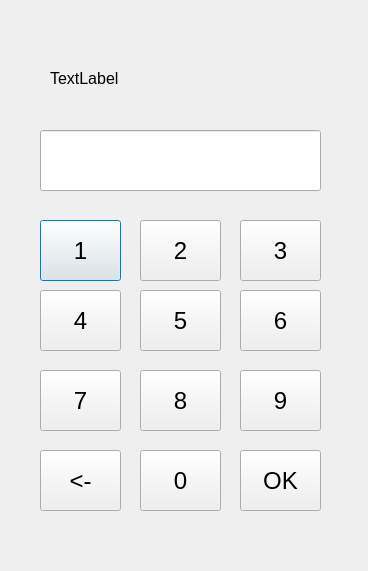
<?xml version="1.0" encoding="UTF-8"?>
<ui version="4.0">
 <class>Login</class>
 <widget class="QDialog" name="Login">
  <property name="geometry">
   <rect>
    <x>0</x>
    <y>0</y>
    <width>368</width>
    <height>571</height>
   </rect>
  </property>
  <property name="windowTitle">
   <string>Dialog</string>
  </property>
  <widget class="QLineEdit" name="pinOutput">
   <property name="geometry">
    <rect>
     <x>40</x>
     <y>130</y>
     <width>281</width>
     <height>61</height>
    </rect>
   </property>
   <property name="font">
    <font>
     <pointsize>18</pointsize>
    </font>
   </property>
   <property name="text">
    <string/>
   </property>
  </widget>
  <widget class="QPushButton" name="button01">
   <property name="geometry">
    <rect>
     <x>40</x>
     <y>220</y>
     <width>81</width>
     <height>61</height>
    </rect>
   </property>
   <property name="font">
    <font>
     <pointsize>18</pointsize>
    </font>
   </property>
   <property name="text">
    <string>1</string>
   </property>
  </widget>
  <widget class="QPushButton" name="button02">
   <property name="geometry">
    <rect>
     <x>140</x>
     <y>220</y>
     <width>81</width>
     <height>61</height>
    </rect>
   </property>
   <property name="font">
    <font>
     <pointsize>18</pointsize>
    </font>
   </property>
   <property name="text">
    <string>2</string>
   </property>
  </widget>
  <widget class="QPushButton" name="button03">
   <property name="geometry">
    <rect>
     <x>240</x>
     <y>220</y>
     <width>81</width>
     <height>61</height>
    </rect>
   </property>
   <property name="font">
    <font>
     <pointsize>18</pointsize>
    </font>
   </property>
   <property name="text">
    <string>3</string>
   </property>
  </widget>
  <widget class="QPushButton" name="button04">
   <property name="geometry">
    <rect>
     <x>40</x>
     <y>290</y>
     <width>81</width>
     <height>61</height>
    </rect>
   </property>
   <property name="font">
    <font>
     <pointsize>18</pointsize>
    </font>
   </property>
   <property name="text">
    <string>4</string>
   </property>
  </widget>
  <widget class="QPushButton" name="button05">
   <property name="geometry">
    <rect>
     <x>140</x>
     <y>290</y>
     <width>81</width>
     <height>61</height>
    </rect>
   </property>
   <property name="font">
    <font>
     <pointsize>18</pointsize>
    </font>
   </property>
   <property name="text">
    <string>5</string>
   </property>
  </widget>
  <widget class="QPushButton" name="button06">
   <property name="geometry">
    <rect>
     <x>240</x>
     <y>290</y>
     <width>81</width>
     <height>61</height>
    </rect>
   </property>
   <property name="font">
    <font>
     <pointsize>18</pointsize>
    </font>
   </property>
   <property name="text">
    <string>6</string>
   </property>
  </widget>
  <widget class="QPushButton" name="button07">
   <property name="geometry">
    <rect>
     <x>40</x>
     <y>370</y>
     <width>81</width>
     <height>61</height>
    </rect>
   </property>
   <property name="font">
    <font>
     <pointsize>18</pointsize>
    </font>
   </property>
   <property name="text">
    <string>7</string>
   </property>
  </widget>
  <widget class="QPushButton" name="button08">
   <property name="geometry">
    <rect>
     <x>140</x>
     <y>370</y>
     <width>81</width>
     <height>61</height>
    </rect>
   </property>
   <property name="font">
    <font>
     <pointsize>18</pointsize>
    </font>
   </property>
   <property name="text">
    <string>8</string>
   </property>
  </widget>
  <widget class="QPushButton" name="button09">
   <property name="geometry">
    <rect>
     <x>240</x>
     <y>370</y>
     <width>81</width>
     <height>61</height>
    </rect>
   </property>
   <property name="font">
    <font>
     <pointsize>18</pointsize>
    </font>
   </property>
   <property name="text">
    <string>9</string>
   </property>
  </widget>
  <widget class="QPushButton" name="buttonBack">
   <property name="geometry">
    <rect>
     <x>40</x>
     <y>450</y>
     <width>81</width>
     <height>61</height>
    </rect>
   </property>
   <property name="font">
    <font>
     <pointsize>18</pointsize>
    </font>
   </property>
   <property name="text">
    <string>&lt;-</string>
   </property>
  </widget>
  <widget class="QPushButton" name="button00">
   <property name="geometry">
    <rect>
     <x>140</x>
     <y>450</y>
     <width>81</width>
     <height>61</height>
    </rect>
   </property>
   <property name="font">
    <font>
     <pointsize>18</pointsize>
    </font>
   </property>
   <property name="text">
    <string>0</string>
   </property>
  </widget>
  <widget class="QPushButton" name="buttonOk">
   <property name="geometry">
    <rect>
     <x>240</x>
     <y>450</y>
     <width>81</width>
     <height>61</height>
    </rect>
   </property>
   <property name="font">
    <font>
     <pointsize>18</pointsize>
    </font>
   </property>
   <property name="text">
    <string>OK</string>
   </property>
  </widget>
  <widget class="QLabel" name="labelCardnumber">
   <property name="geometry">
    <rect>
     <x>50</x>
     <y>70</y>
     <width>181</width>
     <height>16</height>
    </rect>
   </property>
   <property name="font">
    <font>
     <pointsize>12</pointsize>
    </font>
   </property>
   <property name="text">
    <string>TextLabel</string>
   </property>
  </widget>
  <widget class="QLabel" name="labelInfo">
   <property name="geometry">
    <rect>
     <x>40</x>
     <y>530</y>
     <width>281</width>
     <height>20</height>
    </rect>
   </property>
   <property name="text">
    <string/>
   </property>
  </widget>
 </widget>
 <resources/>
 <connections/>
</ui>
